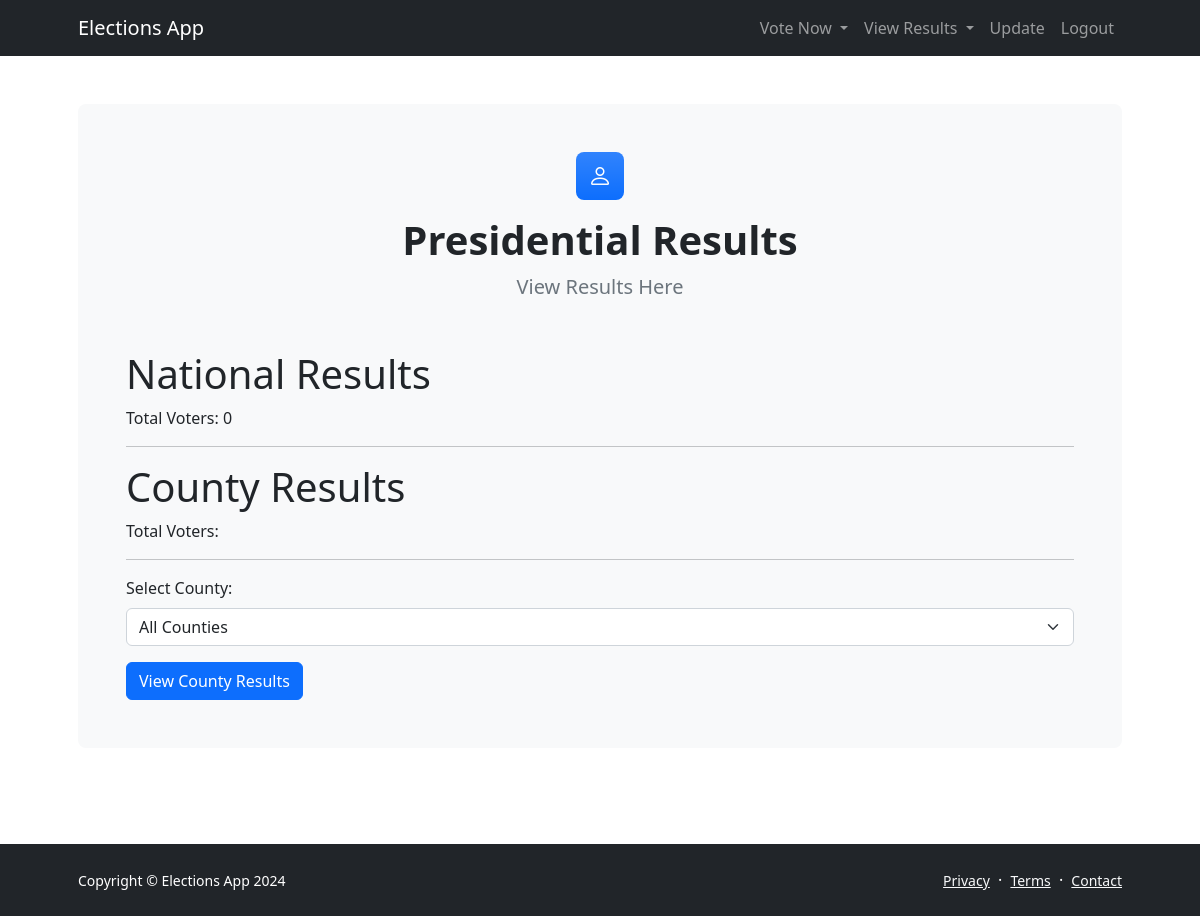
The app's page /viewp_results, older data.
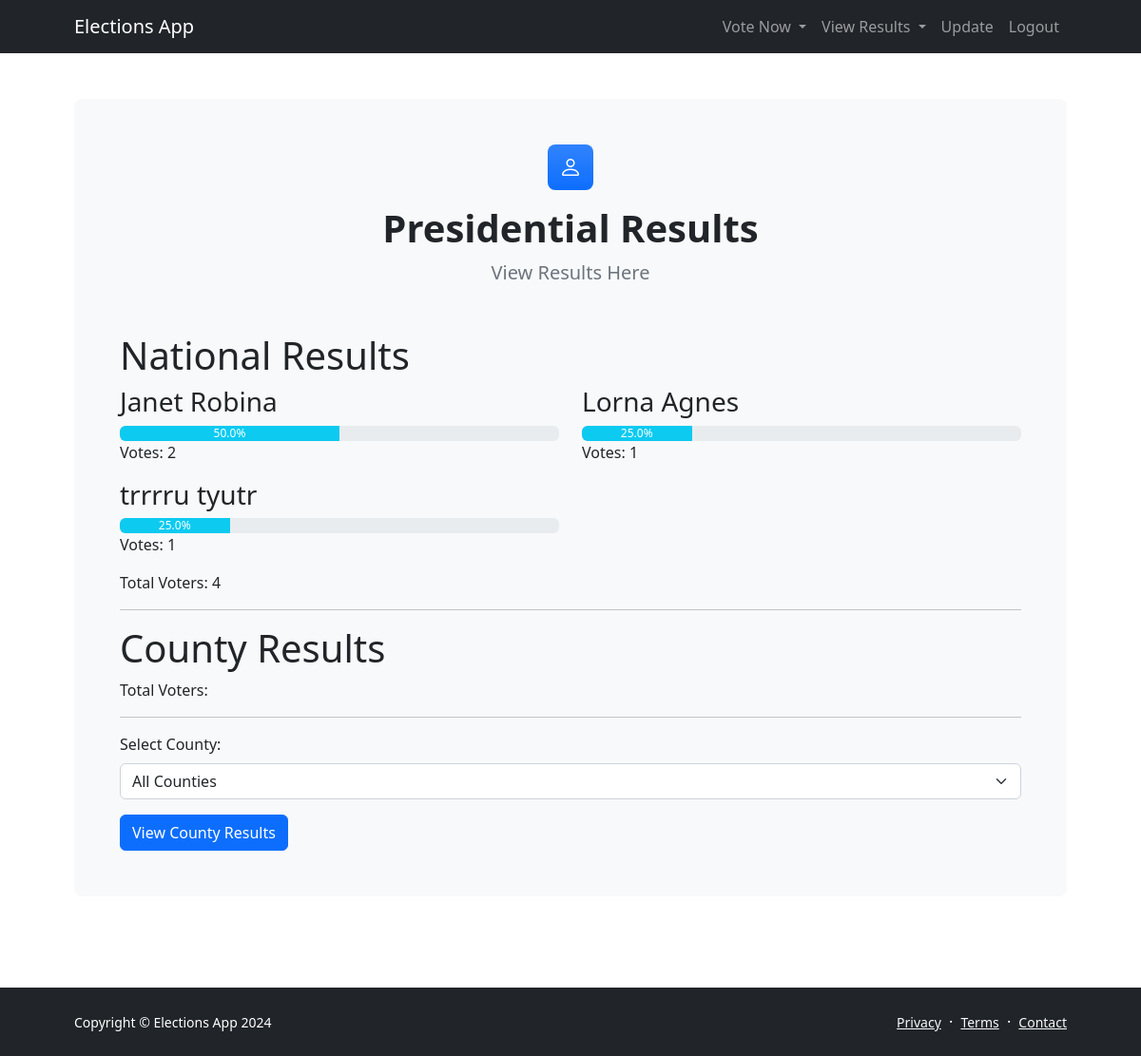
The same page, newer data.
### app/models.py (models this page shows)
class President(db.Model):
    id = db.Column(db.Integer, primary_key=True)
    national_id = db.Column(db.String(20), unique=True, nullable=False)
    name = db.Column(db.String(100), nullable=False)
    party_name = db.Column(db.String(100), nullable=False)
    party_color = Column(String(20), nullable=False)

### app/routes.py (the view)
@app.route('/viewp_results', methods=['GET'])
def viewp_results():
    national_results = calculate_results()
    counties = db.session.query(Voter.county).distinct().all()
    counties = [county[0] for county in counties]  # Convert list of tuples to list of strings
    county = request.args.get('county')
    if county:
        county_results = calculate_results(county=county)
        logging.debug(f"County Results: {county_results}")
        print("County Results:", county_results)  # Debugging statement
        return render_template('presidential_results.html', national_results=national_results, county_results=county_results, county=county, counties=counties)
    else:
        county_results = None
        return render_template('presidential_results.html', national_results=national_results, county_results=county_results, counties=counties)

### app/templates/presidential_results.html (shortened to what the changed rows need)
<!DOCTYPE html>
<html lang="en">
<head>
    <link href="https://cdn.jsdelivr.net/npm/bootstrap@5.2.3/dist/css/bootstrap.min.css" rel="stylesheet">
    <link href="https://cdn.jsdelivr.net/npm/bootstrap-icons@1.5.0/font/bootstrap-icons.css" rel="stylesheet">
    <link href="{{ url_for('static', filename='css/styles.css') }}" rel="stylesheet" />
</head>
<body class="d-flex flex-column">
    <main class="flex-shrink-0">
        <section class="py-5">
            <div class="container px-5">
                <div class="bg-light rounded-3 py-5 px-4 px-md-5 mb-5">
                    <div class="text-center mb-5">
                        <div class="feature bg-primary bg-gradient text-white rounded-3 mb-3"><i class="bi bi-person"></i></div>
                        <h1 class="fw-bolder">Presidential Results</h1>
                        <p class="lead fw-normal text-muted mb-0">View Results Here</p>
                    </div>
                    <h1>National Results</h1>
                    <div class="row">
                        {% for result in national_results.results %}
                            <div class="col-md-6">
                                <h3>{{ result.president.name }}</h3>
                                <div class="progress">
                                    <div class="progress-bar bg-info" role="progressbar" style="width: {{ result.percentage }}%" aria-valuenow="{{ result.percentage }}" aria-valuemin="0" aria-valuemax="100">{{ result.percentage }}%</div>
                                </div>
                                <p>Votes: {{ result.votes }}</p>
                            </div>
                        {% endfor %}
                    </div>
                    <p>Total Voters: {{ national_results.total_voters }}</p>
                    <hr>
                    <h1>{{ county }} County Results</h1>
                    <p>Total Voters: {{ county_results.total_voters }}</p>
                    <hr>
                    <form action="/viewp_results" method="get">
                        <div class="mb-3">
                        </div>
                        <button type="submit" class="btn btn-primary">View County Results</button>
                    </form>
                </div>
            </div>
        </section>
    </main>
</body>
</html>

Row changes from the older to the newer data that the page shows:
now on this page (row edited): President: president.name "Janet Robina"
now on this page (row edited): President: president.name "Lorna Agnes"
added President: president.name "trrrru tyutr"
Text that changed along with them:
{{ national_results.total_voters }}: "0" → "4"
new list line: "50.0 % Votes: 2"
new list line: "25.0 % Votes: 1"
